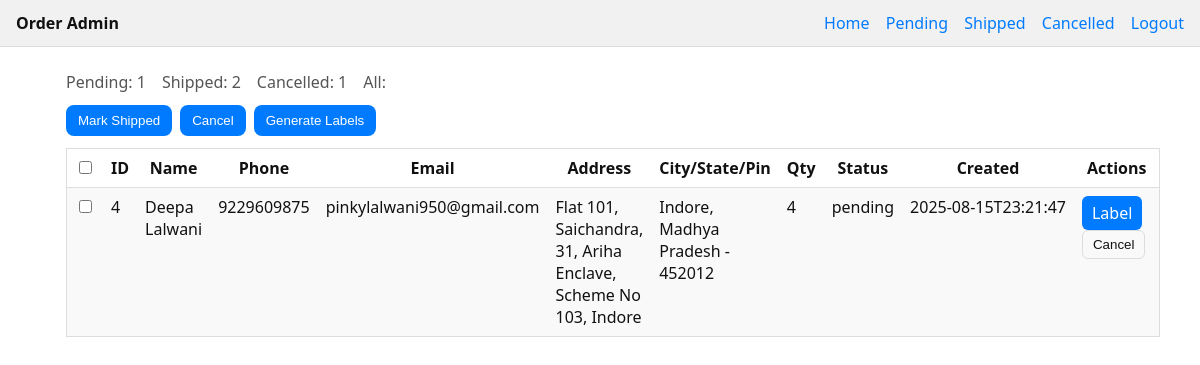
/admin (signed in), run on the app's committed database.
### tables this page shows
CREATE TABLE orders (
            id INTEGER PRIMARY KEY AUTOINCREMENT,
            email TEXT,
            phone TEXT,
            name TEXT,
            addressLine1 TEXT,
            addressLine2 TEXT,
            landmark TEXT,
            pincode TEXT,
            city TEXT,
            state TEXT,
            country TEXT,
            quantity INTEGER,
            paymentProof TEXT,
            created_at TEXT
        , status TEXT DEFAULT 'pending');

### main.py (the view)
@app.get("/admin", response_class=HTMLResponse)
def admin_dashboard(request: Request):
    if not request.session.get("admin"):
        return RedirectResponse(url="/admin/login", status_code=302)
    conn = get_conn()
    cursor = conn.cursor()
    cursor.execute("SELECT COUNT(*) FROM orders WHERE status='pending'")
    pending_count = cursor.fetchone()[0]
    cursor.execute("SELECT COUNT(*) FROM orders WHERE status='shipped'")
    shipped_count = cursor.fetchone()[0]
    cursor.execute("SELECT COUNT(*) FROM orders WHERE status='cancelled'")
    cancelled_count = cursor.fetchone()[0]
    cursor.execute("SELECT * FROM orders WHERE status='pending'")
    orders = cursor.fetchall()
    conn.close()
    counts = {
        "pending": pending_count,
        "shipped": shipped_count,
        "cancelled": cancelled_count
    }
    return templates.TemplateResponse(
        "admin_orders.html",
        {
            "request": request,
            "counts": counts,
            "orders": orders
        }
    )

### templates/admin_orders.html (shortened to what this page needs)
{% extends "base.html" %}
{% block content %}
  <div class="stats">
    <span>Pending: {{ counts.pending }}</span>
    <span>Shipped: {{ counts.shipped }}</span>
    <span>Cancelled: {{ counts.cancelled }}</span>
    <span>All: {{ counts.all }}</span>
  </div>
  <form method="post" action="/admin/orders/bulk-action" id="bulkForm">
    <div class="actions">
      <button type="submit" name="action" value="mark_shipped">Mark Shipped</button>
      <button type="submit" name="action" value="cancel">Cancel</button>
      <button type="submit" name="action" value="generate_labels">Generate Labels</button>
    </div>
    <table class="orders">
      <thead>
        <tr>
          <th><input type="checkbox" id="select-all"></th>
          <th>ID</th>
          <th>Name</th>
          <th>Phone</th>
          <th>Email</th>
          <th>Address</th>
          <th>City/State/Pin</th>
          <th>Qty</th>
          <th>Status</th>
          <th>Created</th>
          <th>Actions</th>
        </tr>
      </thead>
      <tbody>
      {% for o in orders %}
        <tr>
          <td><input type="checkbox" name="order_ids" value="{{ o.id }}"></td>
          <td>{{ o.id }}</td>
          <td>{{ o.name }}</td>
          <td>{{ o.phone }}</td>
          <td>{{ o.email }}</td>
          <td>
            {{ o.addressLine1 }}
          </td>
          <td>{{ o.city }}, {{ o.state }} - {{ o.pincode }}</td>
          <td>{{ o.quantity }}</td>
          <td>{{ o.status }}</td>
          <td style="white-space:nowrap">{{ o.created_at[:19] }}</td>
          <td class="row-actions">
            <a class="btn" href="/orders/{{ o.id }}/label" target="_blank">Label</a>
            {% if o.status != 'cancelled' %}
            <form method="post" action="/admin/orders/{{ o.id }}/cancel" style="display:inline">
              <button class="btn outline" type="submit">Cancel</button>
            </form>
            {% endif %}
          </td>
        </tr>
      {% endfor %}
      </tbody>
    </table>
  </form>
{% endblock %}

### static/admin.css (style rules this page uses)
:root { --bg: #ffffff; --card: #f9f9f9; --text: #111111; --muted: #555555; --accent: #007bff; --ok: #28a745; --warn: #ffc107; --err: #dc3545; --border: #dddddd; }
* { box-sizing:border-box }
body { margin:0;background:var(--bg);color:var(--text);font-family:system-ui,-apple-system,Segoe UI,Roboto,Ubuntu,Cantarell,Noto Sans,sans-serif }
a { color:var(--accent);text-decoration:none }
button { background:var(--accent);border:none;color:#fff;padding:8px 12px;border-radius:8px;cursor:pointer }
button.outline { background:transparent;border:1px solid var(--border) }
.stats { display:flex;gap:16px;margin-bottom:12px;color:var(--muted) }
.actions { display:flex;gap:8px;margin-bottom:12px }
table.orders { width:100%;border-collapse:collapse;background:var(--card);border:1px solid var(--border) }
table.orders th, table.orders td { padding:8px;border-bottom:1px solid var(--border);vertical-align:top }
table.orders thead th { background:#ffffff }
.row-actions .btn { margin-right:6px }
.btn { display:inline-block;background:var(--accent);color:#fff;padding:6px 10px;border-radius:6px }
.btn.outline { background:transparent;border:1px solid var(--border);color:var(--text) }

### data on the page
orders: id "4", name "Deepa Lalwani", phone "9229609875", email "pinkylalwani950@gmail.com", addressLine1 "Flat 101, Saichandra, 31, Ariha Enclave, Scheme No 103, Indore", city "Indore", state "Madhya Pradesh", pincode "452012", quantity "4", status "pending", created_at "2025-08-15T23:21:47"

### other printed values
{{ counts.pending }} "1"
{{ counts.shipped }} "2"
{{ counts.cancelled }} "1"
